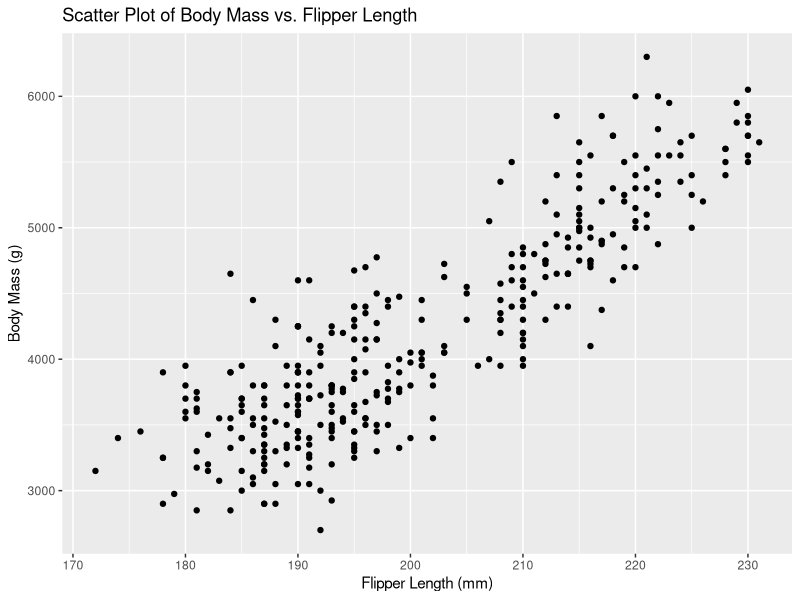
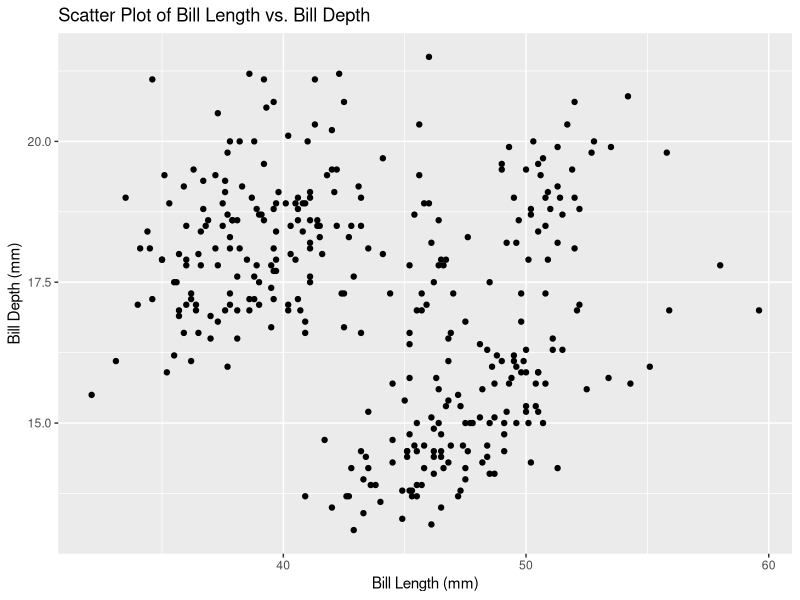

Source code (R) for these figures, in order:
## ---- chunk 1
install.packages("tidyverse")

library(tidyverse)

install.packages("palmerpenguins")

library(palmerpenguins)
## ---- chunk 2
ggplot(penguins, aes(x = flipper_length_mm, y = body_mass_g)) +
  geom_point() +
  labs(x = "Flipper Length (mm)", y = "Body Mass (g)", 
       title = "Scatter Plot of Body Mass vs. Flipper Length")
## ---- chunk 3
ggplot(penguins, aes(x = bill_length_mm, y = bill_depth_mm)) +
  geom_point() +
  labs(x = "Bill Length (mm)", y = "Bill Depth (mm)", 
       title = "Scatter Plot of Bill Length vs. Bill Depth")
## ---- chunk 4
??geom_point

??tidyverse
